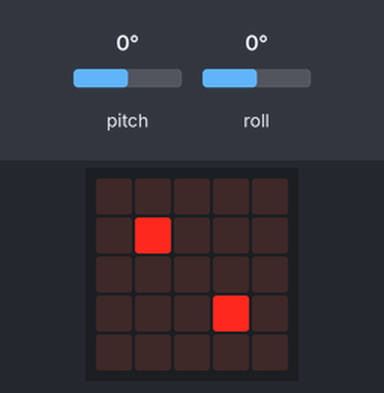
A program run on a simulated BBC micro:bit (MakeCode). Parts: the board's 5×5 LED display. The inputs (shaded band) are chosen by the test bench; at power-on: roll 0°, pitch 0°. Random numbers come from a fixed seed.

Above: at 1.2 s.
1.3 s: roll set to -28°
At 1.9 s:
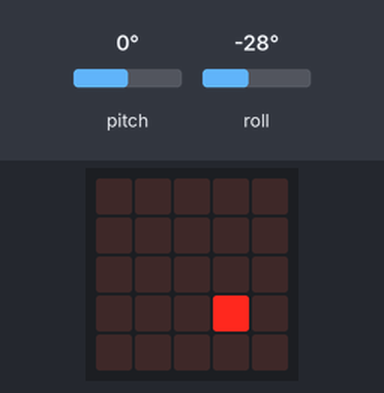
3.0 s: roll set to -33°
At 3.75 s:
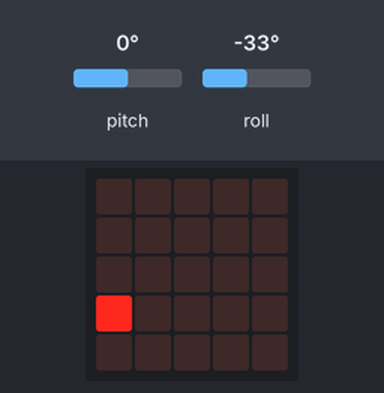
5.5 s: pitch set to -27°
7.0 s: pitch set to -33°
At 8.4 s:
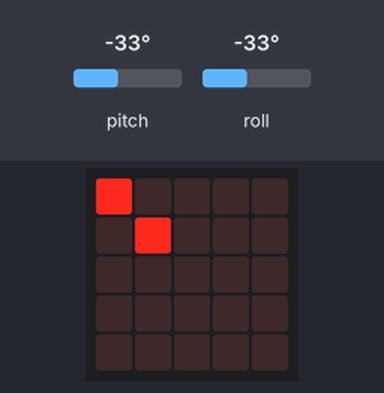
9.5 s: roll set to 27°
11.0 s: roll set to 33°
At 12.4 s:
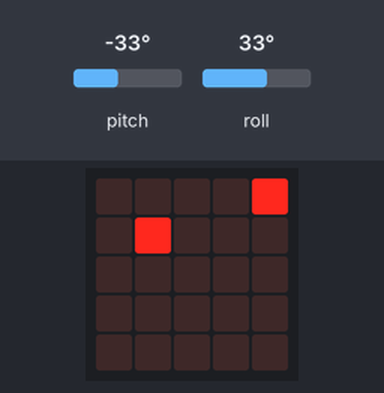
Timing chart, 0 to 14.0 s (numbered marks = the images above; inputs shaded):
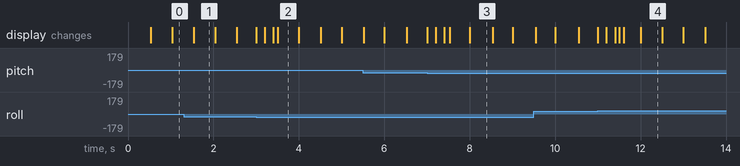

Measured:
- the behaviour switches between -29 and -30° on roll (found by bisection; images 1 and 2)
- the behaviour switches between -29 and -30° on pitch (found by bisection; images 2 and 3)
- the behaviour switches between 29 and 30° on roll (found by bisection; images 3 and 4)
- what the display in image 1 shows lasts 0.5 s, from 1.5 s to 2.0 s

The program:

main.ts
```typescript
let end = 0
let 自分 = game.createSprite(3, 3)
let ゴール = game.createSprite(1, 1)
ゴール.set(LedSpriteProperty.Blink, 500)
let tick = 200
// 1tick=200ms
// ・200msがスピード的に丁度いいため。
// ・処理が200msに収まらないのは考慮しないでいいはず…
// ・ちなみにtickの変更はむずかしい
loops.everyInterval(tick, function () {
    if (end == 0) {
        if (input.rotation(Rotation.Pitch) >= 30) {
            自分.change(LedSpriteProperty.Y, 1)
        } else if (input.rotation(Rotation.Pitch) <= -30) {
            自分.change(LedSpriteProperty.Y, -1)
        }
        if (input.rotation(Rotation.Roll) >= 30) {
            自分.change(LedSpriteProperty.X, 1)
        } else if (input.rotation(Rotation.Roll) <= -30) {
            自分.change(LedSpriteProperty.X, -1)
        }
        if (自分.isTouching(ゴール)) {
            end = 1
        }
    } else {
        basic.showIcon(IconNames.Happy)
        自分.delete()
        ゴール.delete()
        自分 = game.createSprite(randint(0, 4), randint(0, 4))
        ゴール = game.createSprite(randint(0, 4), randint(0, 4))
        ゴール.set(LedSpriteProperty.Blink, 500)
        end = 0
    }
})
```

test.ts
```typescript
// テストはここに来ます。このパッケージが拡張機能として使用されるときにはコンパイルされません。
```
